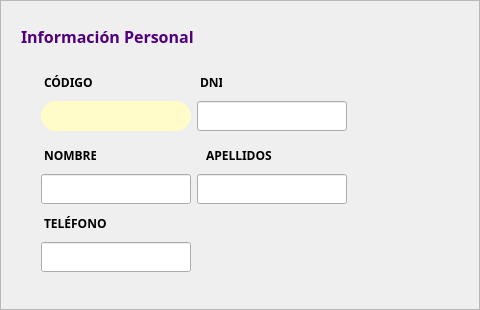
                <widget class="QFrame" name="frameInfo">
                 <property name="sizePolicy">
                  <sizepolicy hsizetype="Expanding" vsizetype="Expanding">
                   <horstretch>0</horstretch>
                   <verstretch>0</verstretch>
                  </sizepolicy>
                 </property>
                 <property name="minimumSize">
                  <size>
                   <width>480</width>
                   <height>310</height>
                  </size>
                 </property>
                 <property name="maximumSize">
                  <size>
                   <width>480</width>
                   <height>310</height>
                  </size>
                 </property>
                 <property name="frameShape">
                  <enum>QFrame::StyledPanel</enum>
                 </property>
                 <property name="frameShadow">
                  <enum>QFrame::Raised</enum>
                 </property>
                 <layout class="QGridLayout" name="gridLayout_12">
                  <property name="leftMargin">
                   <number>20</number>
                  </property>
                  <property name="topMargin">
                   <number>20</number>
                  </property>
                  <property name="horizontalSpacing">
                   <number>0</number>
                  </property>
                  <item row="0" column="0">
                   <widget class="QLabel" name="label_31">
                    <property name="sizePolicy">
                     <sizepolicy hsizetype="Fixed" vsizetype="Fixed">
                      <horstretch>0</horstretch>
                      <verstretch>0</verstretch>
                     </sizepolicy>
                    </property>
                    <property name="maximumSize">
                     <size>
                      <width>190</width>
                      <height>20</height>
                     </size>
                    </property>
                    <property name="font">
                     <font>
                      <family>Poppins</family>
                      <pointsize>12</pointsize>
                      <weight>75</weight>
                      <bold>true</bold>
                     </font>
                    </property>
                    <property name="styleSheet">
                     <string notr="true">color: #51007A;</string>
                    </property>
                    <property name="text">
                     <string>Información Personal</string>
                    </property>
                   </widget>
                  </item>
                  <item row="2" column="2">
                   <spacer name="horizontalSpacer_6">
                    <property name="orientation">
                     <enum>Qt::Horizontal</enum>
                    </property>
                    <property name="sizeHint" stdset="0">
                     <size>
                      <width>40</width>
                      <height>20</height>
                     </size>
                    </property>
                   </spacer>
                  </item>
                  <item row="2" column="0" colspan="2">
                   <layout class="QGridLayout" name="gridLayout_8">
                    <property name="leftMargin">
                     <number>20</number>
                    </property>
                    <property name="topMargin">
                     <number>10</number>
                    </property>
                    <property name="rightMargin">
                     <number>20</number>
                    </property>
                    <property name="bottomMargin">
                     <number>20</number>
                    </property>
                    <property name="horizontalSpacing">
                     <number>15</number>
                    </property>
                    <property name="verticalSpacing">
                     <number>9</number>
                    </property>
                    <item row="2" column="0">
                     <widget class="QLabel" name="label_36">
                      <property name="minimumSize">
                       <size>
                        <width>0</width>
                        <height>20</height>
                       </size>
                      </property>
                      <property name="maximumSize">
                       <size>
                        <width>55</width>
                        <height>20</height>
                       </size>
                      </property>
                      <property name="font">
                       <font>
                        <family>Poppins</family>
                        <pointsize>9</pointsize>
                        <weight>75</weight>
                        <bold>true</bold>
                       </font>
                      </property>
                      <property name="text">
                       <string>NOMBRE</string>
                      </property>
                      <property name="indent">
                       <number>3</number>
                      </property>
                     </widget>
                    </item>
                    <item row="2" column="1">
                     <widget class="QLabel" name="label_32">
                      <property name="minimumSize">
                       <size>
                        <width>0</width>
                        <height>20</height>
                       </size>
                      </property>
                      <property name="maximumSize">
                       <size>
                        <width>80</width>
                        <height>20</height>
                       </size>
                      </property>
                      <property name="font">
                       <font>
                        <family>Poppins</family>
                        <pointsize>9</pointsize>
                        <weight>75</weight>
                        <bold>true</bold>
                       </font>
                      </property>
                      <property name="text">
                       <string>APELLIDOS</string>
                      </property>
                      <property name="indent">
                       <number>9</number>
                      </property>
                     </widget>
                    </item>
                    <item row="3" column="1">
                     <widget class="QLineEdit" name="txtApel">
                      <property name="minimumSize">
                       <size>
                        <width>150</width>
                        <height>30</height>
                       </size>
                      </property>
                      <property name="maximumSize">
                       <size>
                        <width>150</width>
                        <height>30</height>
                       </size>
                      </property>
                      <property name="styleSheet">
                       <string notr="true"/>
                      </property>
                      <property name="placeholderText">
                       <string/>
                      </property>
                      <property name="clearButtonEnabled">
                       <bool>false</bool>
                      </property>
                     </widget>
                    </item>
                    <item row="3" column="0">
                     <widget class="QLineEdit" name="txtNombre">
                      <property name="minimumSize">
                       <size>
                        <width>150</width>
                        <height>30</height>
                       </size>
                      </property>
                      <property name="maximumSize">
                       <size>
                        <width>150</width>
                        <height>30</height>
                       </size>
                      </property>
                      <property name="styleSheet">
                       <string notr="true"/>
                      </property>
                      <property name="placeholderText">
                       <string/>
                      </property>
                      <property name="clearButtonEnabled">
                       <bool>false</bool>
                      </property>
                     </widget>
                    </item>
                    <item row="0" column="0">
                     <widget class="QLabel" name="label_34">
                      <property name="minimumSize">
                       <size>
                        <width>0</width>
                        <height>20</height>
                       </size>
                      </property>
                      <property name="maximumSize">
                       <size>
                        <width>60</width>
                        <height>10</height>
                       </size>
                      </property>
                      <property name="font">
                       <font>
                        <family>Poppins</family>
                        <pointsize>9</pointsize>
                        <weight>75</weight>
                        <bold>true</bold>
                       </font>
                      </property>
                      <property name="text">
                       <string>CÓDIGO</string>
                      </property>
                      <property name="indent">
                       <number>3</number>
                      </property>
                     </widget>
                    </item>
                    <item row="1" column="0">
                     <widget class="QLabel" name="lblCodeBD">
                      <property name="enabled">
                       <bool>false</bool>
                      </property>
                      <property name="sizePolicy">
                       <sizepolicy hsizetype="Expanding" vsizetype="Fixed">
                        <horstretch>0</horstretch>
                        <verstretch>0</verstretch>
                       </sizepolicy>
                      </property>
                      <property name="minimumSize">
                       <size>
                        <width>150</width>
                        <height>30</height>
                       </size>
                      </property>
                      <property name="maximumSize">
                       <size>
                        <width>150</width>
                        <height>30</height>
                       </size>
                      </property>
                      <property name="font">
                       <font>
                        <family>Poppins</family>
                       </font>
                      </property>
                      <property name="cursor">
                       <cursorShape>IBeamCursor</cursorShape>
                      </property>
                      <property name="mouseTracking">
                       <bool>true</bool>
                      </property>
                      <property name="tabletTracking">
                       <bool>false</bool>
                      </property>
                      <property name="autoFillBackground">
                       <bool>false</bool>
                      </property>
                      <property name="styleSheet">
                       <string notr="true">background-color: rgb(255, 252, 202);
border-radius:15px;</string>
                      </property>
                      <property name="text">
                       <string/>
                      </property>
                      <property name="alignment">
                       <set>Qt::AlignCenter</set>
                      </property>
                     </widget>
                    </item>
                    <item row="1" column="1">
                     <widget class="QLineEdit" name="txtDni">
                      <property name="minimumSize">
                       <size>
                        <width>150</width>
                        <height>30</height>
                       </size>
                      </property>
                      <property name="maximumSize">
                       <size>
                        <width>150</width>
                        <height>30</height>
                       </size>
                      </property>
                      <property name="styleSheet">
                       <string notr="true"/>
                      </property>
                      <property name="text">
                       <string/>
                      </property>
                      <property name="alignment">
                       <set>Qt::AlignCenter</set>
                      </property>
                     </widget>
                    </item>
                    <item row="0" column="1">
                     <widget class="QLabel" name="label_35">
                      <property name="minimumSize">
                       <size>
                        <width>0</width>
                        <height>20</height>
                       </size>
                      </property>
                      <property name="maximumSize">
                       <size>
                        <width>25</width>
                        <height>10</height>
                       </size>
                      </property>
                      <property name="font">
                       <font>
                        <family>Poppins</family>
                        <pointsize>9</pointsize>
                        <weight>75</weight>
                        <bold>true</bold>
                       </font>
                      </property>
                      <property name="text">
                       <string>DNI</string>
                      </property>
                      <property name="indent">
                       <number>3</number>
                      </property>
                     </widget>
                    </item>
                    <item row="5" column="0">
                     <widget class="QLineEdit" name="txtMovilDriver">
                      <property name="minimumSize">
                       <size>
                        <width>150</width>
                        <height>30</height>
                       </size>
                      </property>
                      <property name="maximumSize">
                       <size>
                        <width>150</width>
                        <height>30</height>
                       </size>
                      </property>
                      <property name="inputMethodHints">
                       <set>Qt::ImhDigitsOnly</set>
                      </property>
                     </widget>
                    </item>
                    <item row="4" column="0">
                     <widget class="QLabel" name="lblMovil_4">
                      <property name="minimumSize">
                       <size>
                        <width>0</width>
                        <height>20</height>
                       </size>
                      </property>
                      <property name="maximumSize">
                       <size>
                        <width>70</width>
                        <height>20</height>
                       </size>
                      </property>
                      <property name="font">
                       <font>
                        <family>Poppins</family>
                        <pointsize>9</pointsize>
                        <weight>75</weight>
                        <bold>true</bold>
                       </font>
                      </property>
                      <property name="text">
                       <string>TELÉFONO</string>
                      </property>
                      <property name="indent">
                       <number>3</number>
                      </property>
                     </widget>
                    </item>
                    <item row="1" column="2">
                     <widget class="QLabel" name="lblValidardni">
                      <property name="sizePolicy">
                       <sizepolicy hsizetype="Expanding" vsizetype="Fixed">
                        <horstretch>0</horstretch>
                        <verstretch>0</verstretch>
                       </sizepolicy>
                      </property>
                      <property name="minimumSize">
                       <size>
                        <width>40</width>
                        <height>30</height>
                       </size>
                      </property>
                      <property name="maximumSize">
                       <size>
                        <width>40</width>
                        <height>30</height>
                       </size>
                      </property>
                      <property name="text">
                       <string/>
                      </property>
                      <property name="pixmap">
                       <pixmap resource="../resources.qrc">:/img/img/valido.png</pixmap>
                      </property>
                      <property name="scaledContents">
                       <bool>false</bool>
                      </property>
                     </widget>
                    </item>
                    <item row="1" column="3" alignment="Qt::AlignTop">
                     <widget class="QPushButton" name="btnBuscar">
                      <property name="sizePolicy">
                       <sizepolicy hsizetype="Expanding" vsizetype="Fixed">
                        <horstretch>0</horstretch>
                        <verstretch>0</verstretch>
                       </sizepolicy>
                      </property>
                      <property name="minimumSize">
                       <size>
                        <width>40</width>
                        <height>40</height>
                       </size>
                      </property>
                      <property name="maximumSize">
                       <size>
                        <width>40</width>
                        <height>40</height>
                       </size>
                      </property>
                      <property name="focusPolicy">
                       <enum>Qt::ClickFocus</enum>
                      </property>
                      <property name="styleSheet">
                       <string notr="true">border-radius:20px;</string>
                      </property>
                      <property name="text">
                       <string/>
                      </property>
                      <property name="icon">
                       <iconset resource="../resources.qrc">
                        <normaloff>:/img/img/lupa.png</normaloff>:/img/img/lupa.png</iconset>
                      </property>
                      <property name="flat">
                       <bool>true</bool>
                      </property>
                     </widget>
                    </item>
                   </layout>
                  </item>
                 </layout>
                </widget>
